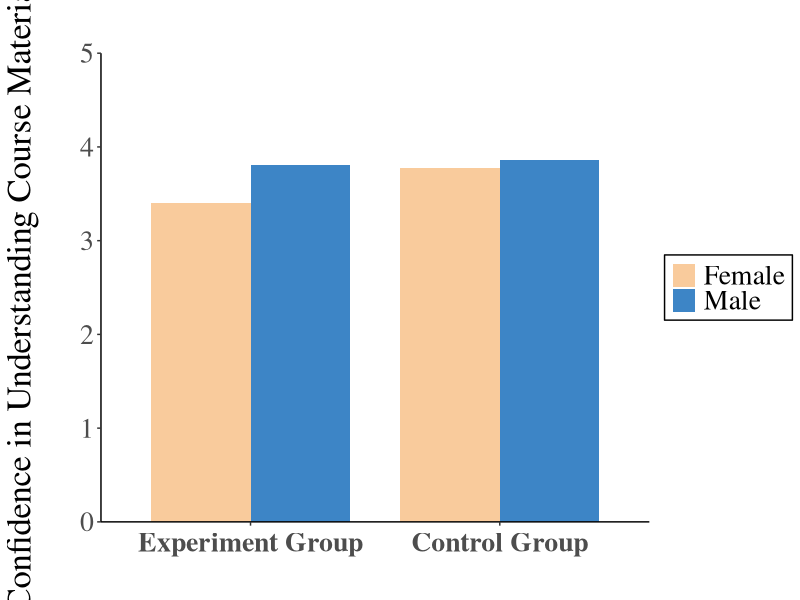
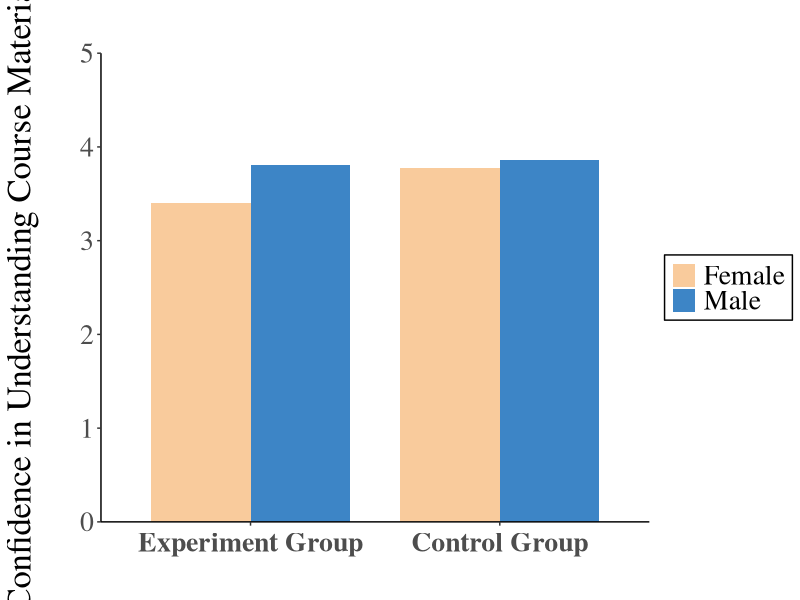

The R script that drew these images, in order:
library(ggplot2) #for ggplot use plotting
library(reshape) #for combining multiple variables
raw<-read.csv("SampleData.csv", sep=",") #Reads the data in each comma
mm<- melt(raw,id="Person") #Formats the data frame to rely on Person as Y axis

# for switching the order of variables present in the plot
mm$Person<-factor(mm$Person, levels=c("Experiment Group","Control Group"))
# pass in our Data Frame var mm and feed which data to graph
p<- ggplot(mm, aes(x=Person,y=value, group=variable)) 
p<- p + geom_bar(width=.8,aes(fill=variable),stat = "identity", position="dodge")
p<- p + scale_fill_manual("legend", labels=c("Female", "Male"),values = c("G1" = "#f9cb9c", "G2" = "#3d85c6"))
p<- p + labs(title="")
p<- p + xlab("")
p<- p + ylab("Confidence in Understanding Course Materials")
p<- p + theme(panel.background=element_blank(), axis.line.x = element_line(color = "black"), axis.line.y = element_line(color="black"), text=element_text(size=25, family = "Times"))
p<- p + theme(legend.title=element_blank(), legend.background=element_rect(color = "black"), axis.text.x = element_text(face = "bold", margin = margin(5,0,0,0)), axis.title.y=element_text(margin = margin(0,30,0,0)))
p<- p + scale_y_continuous(limit=c(0,5), expand = c(0,0))
p
ggsave(filename = "assignment.pdf", plot = last_plot(), width=210,height=297,units="mm")
